Frame 1 (no input): blank canvas, image omitted
Frame 60 (the mouse pressed at the canvas centre just before this capture): blank canvas, image omitted
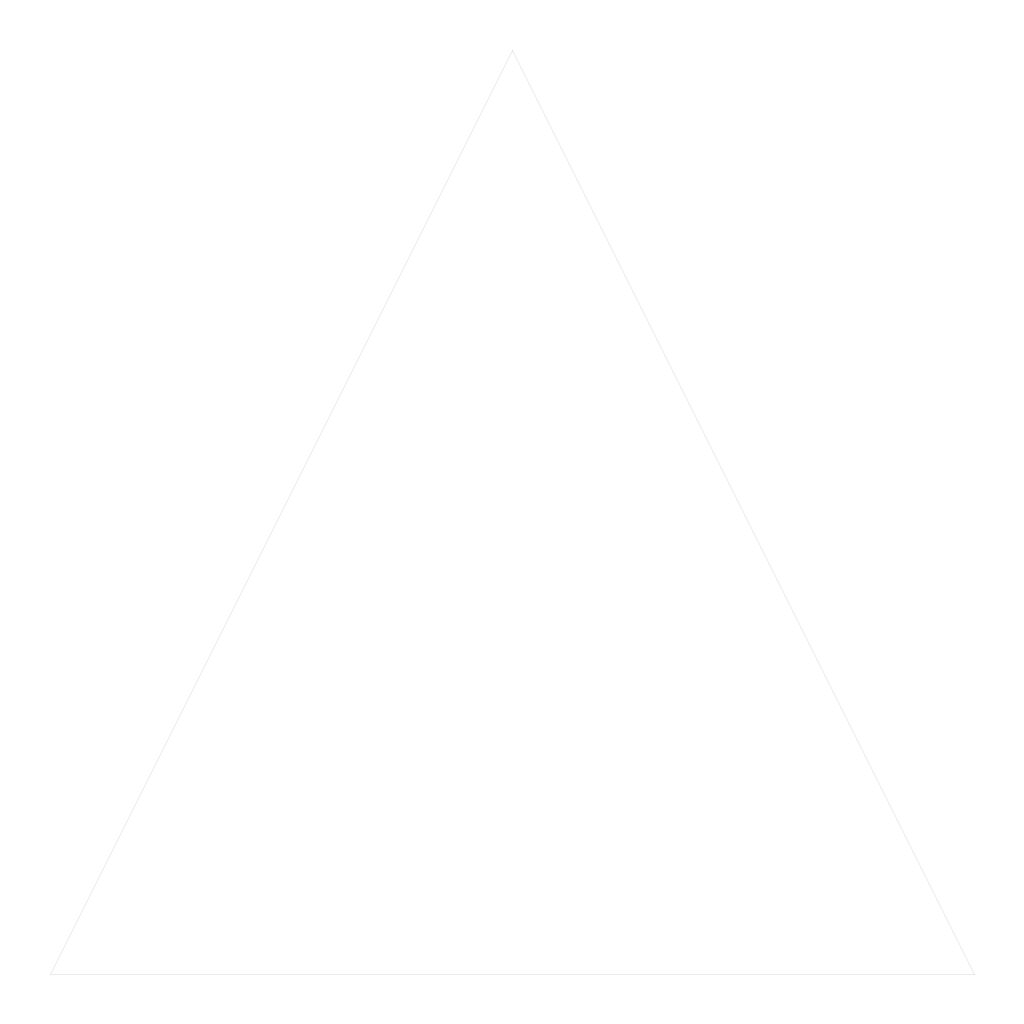
Frame 120 (the mouse held since frame 60 and released just before this capture)

The Processing sketch whose frames 1 and 60 were blank and that drew this single picture after the mouse press (run headless with seeded random() and noise(); from frame 60 on, the mouse is pressed at the canvas centre):

// Processing sketch: Sierpinski2D
// ── Sierpinski2D.pde
class Tri {
  PVector a, b, c;
  Tri(float p1, float p2, float p3, float p4, float p5, float p6) {
    a=new PVector(p1, p2);
    b=new PVector(p3, p4);
    c=new PVector(p5, p6);
  }
  Tri(PVector p1, PVector p2, PVector p3) {
    a=p1.copy();
    b=p2.copy();
    c=p3.copy();
  }
  ArrayList<Tri>makeNew() {
    ArrayList<Tri>list=new ArrayList<Tri>();
    float t_ab=randT();
    float t_bc=randT();
    float t_ac=randT();
    PVector ab=new PVector(lerp(a.x, b.x, t_ab), lerp(a.y, b.y, t_ab));
    PVector bc=new PVector(lerp(b.x, c.x, t_bc), lerp(b.y, c.y, t_bc));
    PVector ac=new PVector(lerp(a.x, c.x, t_ac), lerp(a.y, c.y, t_ac));
    list.add(new Tri(a, ab, ac));
    list.add(new Tri(b, ab, bc));
    list.add(new Tri(c, ac, bc));
    return list;
  }
  float randT() {
    //return random(1);//More skinny triangles
    //return random(0.2,0.8);//nicely sized random triangles
    return random(0.4, 0.6);//slightly distorted sierpinski triangle
    //return 0.5;//Normal Sierpinski triangle
  }
  void display() {
    noFill();
    stroke(0, 20);
    line(a.x, a.y, b.x, b.y);
    line(b.x, b.y, c.x, c.y);
    line(c.x, c.y, a.x, a.y);
  }
}
ArrayList<Tri>work=new ArrayList<Tri>(), finish=new ArrayList<Tri>();

void setup() {
  size(1024, 1024);
  pixelDensity(2);
  work.add(new Tri(width/2, 50, 50, height-50, width-50, height-50));
}
void draw() {
  background(255);
  for (Tri t : finish) {
    t.display();
  }
}
void iterate() {
  ArrayList<Tri>list=new ArrayList<Tri>();
  for (Tri t : work)list.addAll(t.makeNew());
  finish.addAll(work);
  work.clear();
  work.addAll(list);
}
void mousePressed() {
  iterate();
}
